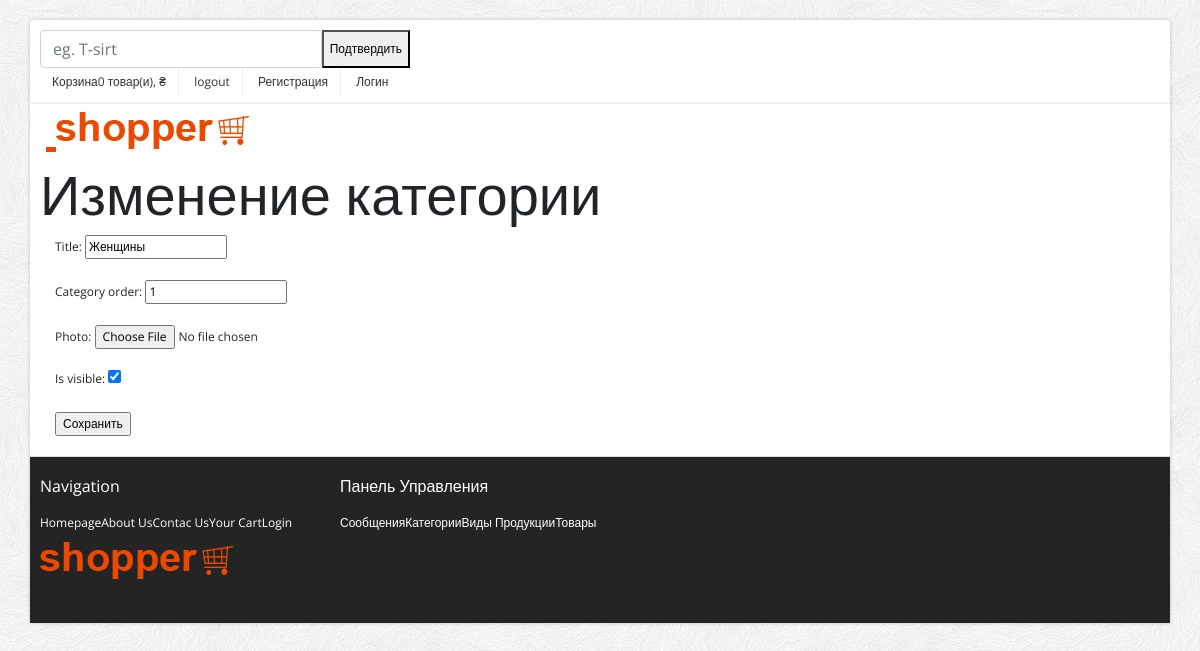
Page /admin-panel/categories/update/1/ (signed in) on the committed database.
### main_clothesmarket/models.py (models this page shows, shortened)
class Category(models.Model):  # Category of pruducts(man, woman, bags, i.t.d)
    def get_file_name(self, filename):
        exc = filename.strip().split('.')[-1]
        filename = f'{uuid4()}.{exc}'
        return path.join('media/images/categories', filename)
    title = models.CharField(max_length=16, unique=True)
    photo = models.ImageField(upload_to=get_file_name)
    category_order = models.IntegerField(unique=True)
    is_visible = models.BooleanField(default=True)

### admin_clothesmarket/views.py (the view)
# urls.py: path('categories/update/<int:pk>/', CategoryUpdateView. as_view(), name='categories_update'),
class CategoryUpdateView(LoginRequiredMixin, GroupRequiredMixin, SuccessMessageMixin, UpdateView):
    login_url = reverse_lazy('login')
    group_required = ['manager', 'admin']
    model = Category
    form_class = CategoryForm
    template_name = 'category_update.html'
    success_url = reverse_lazy('list_of_categories')
    success_message = 'Категория успешно изменена!'

### admin_clothesmarket/forms.py
class CategoryForm(forms.ModelForm):
    title = forms.CharField(max_length=16,
                            widget=forms.TextInput(attrs={'placeholder': 'Название', 'required': 'required'}))
    category_order = forms.IntegerField(
                            widget=forms.TextInput(attrs={'placeholder': 'Порядок категории в меню',
                                                          'required': 'required'}))
    photo = forms.ImageField(widget=forms.FileInput())
    is_visible = forms.BooleanField(initial=True, required=False)
    class Meta:
        model = Category
        fields = ('title', 'category_order', 'photo', 'is_visible')

### admin_clothesmarket/templates/category_update.html (shortened to what this page needs)
{% extends "base.html" %}
{% block content%}
    <h1 class="display-4">Изменение категории</h1>
    <div class="row mx-auto">
        <div class='col-md-4'>
            <form action="" method="post" enctype="multipart/form-data">
                {{form.as_p}}
                <input type="submit" value="Сохранить">
            </form>
        </div>
    </div>
{% endblock%}

### static/themes/css/main.css (style rules this page uses)
body { font-size: 12px; font-family: 'Open Sans', arial, tahoma, sans-serif; background:url(../images/bg.png) repeat 0 0 fixed; }
label, input, button, select, textarea { font-size: 12px; }

### rows in the picture
Category: title "Женщины", category_order "1", is_visible "☑"

### other values in the picture
{{ total_items }} "0"
